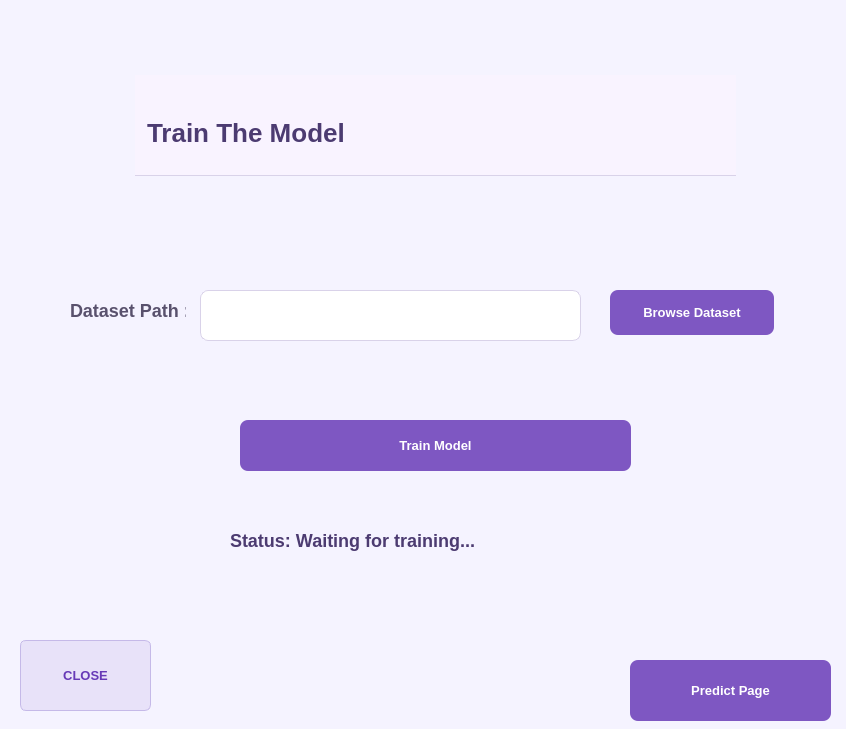
<?xml version="1.0" encoding="UTF-8"?>
<ui version="4.0">
 <class>TrainPage</class>
 <widget class="QWidget" name="TrainPage">
  <property name="geometry">
   <rect>
    <x>0</x>
    <y>0</y>
    <width>846</width>
    <height>729</height>
   </rect>
  </property>
  <property name="windowTitle">
   <string>Form</string>
  </property>
  <property name="styleSheet">
   <string notr="true">/* ===================================================================
    Ultimate Purple Theme for PyQt5 by Gemini
    -------------------------------------------------------------------
    - This is a comprehensive stylesheet with explicit parameters.
    - Properties like font, color, background, border, padding,
      size, and alignment are detailed for each widget.
   =================================================================== */

/* === [1] Main Window &amp; Global Defaults === */
QWidget {
    /* Background and Font */
    background-color: #F5F3FF; /* Sets the background for the entire window */
    font-family: 'Segoe UI', 'Helvetica Neue', 'Arial', sans-serif; /* Primary font for the application */
    color: #3D315B; /* Default text color */
}

/* === [2] Title Labels (Specific Styling by objectName) === */
QLabel#label_title_train,
QLabel#label_title_predict {
    /* Font Styling */
    font-family: 'Segoe UI Semibold', 'Arial';
    font-size: 26px;
    font-weight: 600; /* Boldness: 400=normal, 600=semibold, 700=bold */
    font-style: normal;

    /* Color */
    color: #4C3B71; /* Dark, rich purple for high emphasis */
    background-color: transparent; /* Ensure it has no background color */

    /* Box Model */
    padding-top: 5px;
    padding-bottom: 5px;
    border: none; /* No border */
    border-bottom: 1px solid #D9D2E9; /* Subtle separator line */
    margin: 5px;

    /* Alignment (controlled via QSS) */
    qproperty-alignment: 'AlignHCenter'; /* Qt-specific property for alignment */
}


/* === [3] General Labels (e.g., 'Dataset Path:', 'Total Rooms:') === */
QLabel {
    /* Font Styling */
    font-size: 14px;
    font-weight: 500; /* Slightly bolder than normal */

    /* Color */
    color: #59516d; /* Softer purple-grey for readability */
    background-color: transparent;

    /* Box Model &amp; Sizing */
    padding-left: 5px;
    padding-right: 5px;
    min-height: 25px; /* Ensure labels don't get squished */
}

/* === [4] Input Fields (QLineEdit) === */
QLineEdit {
    /* Font Styling */
    font-size: 14px;
    font-weight: 400; /* Normal weight for input text */
    color: #333333; /* Dark text for high contrast */

    /* Color and Background */
    background-color: #FFFFFF; /* Bright white background */

    /* Box Model &amp; Border */
    border-style: solid;
    border-width: 1px;
    border-color: #D9D2E9; /* Light purple border */
    border-radius: 8px; /* Defines how rounded the corners are */
    padding: 8px 12px 8px 12px; /* Top, Right, Bottom, Left padding */

    /* Sizing */
    min-height: 25px; /* Minimum height for better clickability */
}

QLineEdit:focus {
    /* Style when the user has clicked into the input box */
    border-width: 2px;
    border-color: #9D81D9; /* A more prominent purple to indicate focus */
}


/* === [5] Primary Buttons ('Train Model', 'Browse', 'Predict') === */
QPushButton {
    /* Font Styling */
    font-size: 10pt;
    font-weight: 700; /* Bold text */
    color: #FFFFFF; /* High-contrast white text */

    /* Color and Background */
    background-color: #7E57C2; /* Main interactive purple */

    /* Box Model &amp; Border */
    border-style: none; /* No border for a modern, flat look */
    border-radius: 8px;
    padding: 10px 16px;

    /* Sizing */
    min-width: 80px;
    min-height: 25px;
}

QPushButton:hover {
    /* Style when the mouse cursor is over the button */
    background-color: #673AB7; /* Darker shade of purple */
}

QPushButton:pressed {
    /* Style when the button is being clicked */
    background-color: #512DA8; /* Even darker shade for click feedback */
}


/* === [6] Secondary Button ('OK') === */
QPushButton#btn_ok {
    /* Font Styling */
    font-size: 13px;
    font-weight: 600; /* Semibold, less prominent than primary buttons */
    color: #673AB7; /* Purple text to match the theme */

    /* Color and Background */
    background-color: #E8E2F9; /* Light lavender, less emphasis */

    /* Box Model &amp; Border */
    border: 1px solid #C5B9E8; /* Subtle border */
    border-radius: 6px; /* Slightly less rounded corners */
    padding: 5px 15px; /* Less vertical padding */

    /* Sizing */
    min-width: 70px;
    min-height: 20px;
}

QPushButton#btn_ok:hover {
    background-color: #D9D2E9;
    border-color: #B4A5DD;
}

QPushButton#btn_ok:pressed {
    background-color: #C5B9E8;
}

/* === [7] Status &amp; Result Labels (Specific Styling) === */
QLabel#label_status_train,
QLabel#label_price {
    font-size: 18px;
    font-weight: 600;
    color: #4C3B71;
    qproperty-alignment: 'AlignHCenter';
    padding: 5px;
}

</string>
  </property>
  <widget class="QLabel" name="label_title_train">
   <property name="geometry">
    <rect>
     <x>130</x>
     <y>70</y>
     <width>611</width>
     <height>111</height>
    </rect>
   </property>
   <property name="styleSheet">
    <string notr="true">/* ===================================================================
    Ultimate Purple Theme for PyQt5 by Gemini
    -------------------------------------------------------------------
    - This is a comprehensive stylesheet with explicit parameters.
    - Properties like font, color, background, border, padding,
      size, and alignment are detailed for each widget.
   =================================================================== */

/* === [1] Main Window &amp; Global Defaults === */
QWidget {
    /* Background and Font */
    background-color: #F5F3FF; /* Sets the background for the entire window */
    font-family: 'Segoe UI', 'Helvetica Neue', 'Arial', sans-serif; /* Primary font for the application */
    color: #3D315B; /* Default text color */
}

/* === [2] Title Labels (Specific Styling by objectName) === */
QLabel#label_title_train,
QLabel#label_title_predict {
    /* Font Styling */
    font-family: 'Segoe UI Semibold', 'Arial';
    font-size: 26px;
    font-weight: 600; /* Boldness: 400=normal, 600=semibold, 700=bold */
    font-style: normal;

    /* Color */
    color: #4C3B71; /* Dark, rich purple for high emphasis */
    background-color: transparent; /* Ensure it has no background color */
	background-color: rgba(249, 243, 255, 225);

    /* Box Model */
    padding-top: 20px;
    padding-bottom: 5px;
    border: none; /* No border */
    border-bottom: 1px solid #D9D2E9; /* Subtle separator line */
    margin: 5px;

    /* Alignment (controlled via QSS) */
    qproperty-alignment: 'AlignHCenter'; /* Qt-specific property for alignment */
}


/* === [3] General Labels (e.g., 'Dataset Path:', 'Total Rooms:') === */
QLabel {
    /* Font Styling */
    font-size: 14px;
    font-weight: 500; /* Slightly bolder than normal */

    /* Color */
    color: #59516d; /* Softer purple-grey for readability */
    background-color: transparent;

    /* Box Model &amp; Sizing */
    padding-left: 5px;
    padding-right: 5px;
    min-height: 25px; /* Ensure labels don't get squished */
}

/* === [4] Input Fields (QLineEdit) === */
QLineEdit {
    /* Font Styling */
    font-size: 14px;
    font-weight: 400; /* Normal weight for input text */
    color: #333333; /* Dark text for high contrast */

    /* Color and Background */
    background-color: #FFFFFF; /* Bright white background */

    /* Box Model &amp; Border */
    border-style: solid;
    border-width: 1px;
    border-color: #D9D2E9; /* Light purple border */
    border-radius: 8px; /* Defines how rounded the corners are */
    padding: 8px 12px 8px 12px; /* Top, Right, Bottom, Left padding */

    /* Sizing */
    min-height: 25px; /* Minimum height for better clickability */
}

QLineEdit:focus {
    /* Style when the user has clicked into the input box */
    border-width: 2px;
    border-color: #9D81D9; /* A more prominent purple to indicate focus */
}


/* === [5] Primary Buttons ('Train Model', 'Browse', 'Predict') === */
QPushButton {
    /* Font Styling */
    font-size: 10pt;
    font-weight: 700; /* Bold text */
    color: #FFFFFF; /* High-contrast white text */

    /* Color and Background */
    background-color: #7E57C2; /* Main interactive purple */

    /* Box Model &amp; Border */
    border-style: none; /* No border for a modern, flat look */
    border-radius: 8px;
    padding: 10px 16px;

    /* Sizing */
    min-width: 80px;
    min-height: 25px;
}

QPushButton:hover {
    /* Style when the mouse cursor is over the button */
    background-color: #673AB7; /* Darker shade of purple */
}

QPushButton:pressed {
    /* Style when the button is being clicked */
    background-color: #512DA8; /* Even darker shade for click feedback */
}


/* === [6] Secondary Button ('OK') === */
QPushButton#btn_ok {
    /* Font Styling */
    font-size: 13px;
    font-weight: 600; /* Semibold, less prominent than primary buttons */
    color: #673AB7; /* Purple text to match the theme */

    /* Color and Background */
    background-color: #E8E2F9; /* Light lavender, less emphasis */

    /* Box Model &amp; Border */
    border: 1px solid #C5B9E8; /* Subtle border */
    border-radius: 6px; /* Slightly less rounded corners */
    padding: 5px 15px; /* Less vertical padding */

    /* Sizing */
    min-width: 70px;
    min-height: 20px;
}

QPushButton#btn_ok:hover {
    background-color: #D9D2E9;
    border-color: #B4A5DD;
}

QPushButton#btn_ok:pressed {
    background-color: #C5B9E8;
}

/* === [7] Status &amp; Result Labels (Specific Styling) === */
QLabel#label_status_train,
QLabel#label_price {
    font-size: 15px;
    font-weight: 600;
    color: #4C3B71;
    qproperty-alignment: 'AlignHCenter';
    padding: 5px;
}

</string>
   </property>
   <property name="text">
    <string>Train The Model</string>
   </property>
  </widget>
  <widget class="QLabel" name="label_dataset_path_text">
   <property name="geometry">
    <rect>
     <x>60</x>
     <y>290</y>
     <width>131</width>
     <height>41</height>
    </rect>
   </property>
   <property name="styleSheet">
    <string notr="true">/* ===================================================================
    Ultimate Purple Theme for PyQt5 by Gemini
    -------------------------------------------------------------------
    - This is a comprehensive stylesheet with explicit parameters.
    - Properties like font, color, background, border, padding,
      size, and alignment are detailed for each widget.
   =================================================================== */

/* === [1] Main Window &amp; Global Defaults === */
QWidget {
    /* Background and Font */
    background-color: #F5F3FF; /* Sets the background for the entire window */
    font-family: 'Segoe UI', 'Helvetica Neue', 'Arial', sans-serif; /* Primary font for the application */
    color: #3D315B; /* Default text color */
}

/* === [2] Title Labels (Specific Styling by objectName) === */
QLabel#label_title_train,
QLabel#label_title_predict {
    /* Font Styling */
    font-family: 'Segoe UI Semibold', 'Arial';
    font-size: 26px;
    font-weight: 600; /* Boldness: 400=normal, 600=semibold, 700=bold */
    font-style: normal;

    /* Color */
    color: #4C3B71; /* Dark, rich purple for high emphasis */
    background-color: transparent; /* Ensure it has no background color */

    /* Box Model */
    padding-top: 5px;
    padding-bottom: 5px;
    border: none; /* No border */
    border-bottom: 1px solid #D9D2E9; /* Subtle separator line */
    margin: 5px;

    /* Alignment (controlled via QSS) */
    qproperty-alignment: 'AlignHCenter'; /* Qt-specific property for alignment */
}


/* === [3] General Labels (e.g., 'Dataset Path:', 'Total Rooms:') === */
QLabel {
    /* Font Styling */
    font-size: 18px;
    font-weight: 500; /* Slightly bolder than normal */

    /* Color */
    color: #59516d; /* Softer purple-grey for readability */
    background-color: transparent;

    /* Box Model &amp; Sizing */
    padding-left: 5px;
    padding-right: 5px;
    min-height: 25px; /* Ensure labels don't get squished */
}

/* === [4] Input Fields (QLineEdit) === */
QLineEdit {
    /* Font Styling */
    font-size: 14px;
    font-weight: 400; /* Normal weight for input text */
    color: #333333; /* Dark text for high contrast */

    /* Color and Background */
    background-color: #FFFFFF; /* Bright white background */

    /* Box Model &amp; Border */
    border-style: solid;
    border-width: 1px;
    border-color: #D9D2E9; /* Light purple border */
    border-radius: 8px; /* Defines how rounded the corners are */
    padding: 8px 12px 8px 12px; /* Top, Right, Bottom, Left padding */

    /* Sizing */
    min-height: 25px; /* Minimum height for better clickability */
}

QLineEdit:focus {
    /* Style when the user has clicked into the input box */
    border-width: 2px;
    border-color: #9D81D9; /* A more prominent purple to indicate focus */
}


/* === [5] Primary Buttons ('Train Model', 'Browse', 'Predict') === */
QPushButton {
    /* Font Styling */
    font-size: 16px;
    font-weight: 700; /* Bold text */
    color: #FFFFFF; /* High-contrast white text */

    /* Color and Background */
    background-color: #7E57C2; /* Main interactive purple */

    /* Box Model &amp; Border */
    border-style: none; /* No border for a modern, flat look */
    border-radius: 8px;
    padding: 8px 12px;

    /* Sizing */
    min-width: 80px;
    min-height: 25px;
}

QPushButton:hover {
    /* Style when the mouse cursor is over the button */
    background-color: #673AB7; /* Darker shade of purple */
}

QPushButton:pressed {
    /* Style when the button is being clicked */
    background-color: #512DA8; /* Even darker shade for click feedback */
}


/* === [6] Secondary Button ('OK') === */
QPushButton#btn_ok {
    /* Font Styling */
    font-size: 13px;
    font-weight: 600; /* Semibold, less prominent than primary buttons */
    color: #673AB7; /* Purple text to match the theme */

    /* Color and Background */
    background-color: #E8E2F9; /* Light lavender, less emphasis */

    /* Box Model &amp; Border */
    border: 1px solid #C5B9E8; /* Subtle border */
    border-radius: 6px; /* Slightly less rounded corners */
    padding: 5px 15px; /* Less vertical padding */

    /* Sizing */
    min-width: 70px;
    min-height: 20px;
}

QPushButton#btn_ok:hover {
    background-color: #D9D2E9;
    border-color: #B4A5DD;
}

QPushButton#btn_ok:pressed {
    background-color: #C5B9E8;
}

/* === [7] Status &amp; Result Labels (Specific Styling) === */
QLabel#label_status_train,
QLabel#label_price {
    font-size: 15px;
    font-weight: 600;
    color: #4C3B71;
    qproperty-alignment: 'AlignHCenter';
    padding: 5px;
}

</string>
   </property>
   <property name="text">
    <string>Dataset Path : </string>
   </property>
  </widget>
  <widget class="QLabel" name="label_status_train">
   <property name="geometry">
    <rect>
     <x>220</x>
     <y>520</y>
     <width>431</width>
     <height>41</height>
    </rect>
   </property>
   <property name="styleSheet">
    <string notr="true"/>
   </property>
   <property name="text">
    <string>Status: Waiting for training...</string>
   </property>
  </widget>
  <widget class="QLineEdit" name="line_dataset_path">
   <property name="geometry">
    <rect>
     <x>200</x>
     <y>290</y>
     <width>381</width>
     <height>51</height>
    </rect>
   </property>
  </widget>
  <widget class="QPushButton" name="btn_browse">
   <property name="geometry">
    <rect>
     <x>610</x>
     <y>290</y>
     <width>164</width>
     <height>45</height>
    </rect>
   </property>
   <property name="styleSheet">
    <string notr="true">/* ===================================================================
    Ultimate Purple Theme for PyQt5 by Gemini
    -------------------------------------------------------------------
    - This is a comprehensive stylesheet with explicit parameters.
    - Properties like font, color, background, border, padding,
      size, and alignment are detailed for each widget.
   =================================================================== */

/* === [1] Main Window &amp; Global Defaults === */
QWidget {
    /* Background and Font */
    background-color: #F5F3FF; /* Sets the background for the entire window */
    font-family: 'Segoe UI', 'Helvetica Neue', 'Arial', sans-serif; /* Primary font for the application */
    color: #3D315B; /* Default text color */
}

/* === [2] Title Labels (Specific Styling by objectName) === */
QLabel#label_title_train,
QLabel#label_title_predict {
    /* Font Styling */
    font-family: 'Segoe UI Semibold', 'Arial';
    font-size: 26px;
    font-weight: 600; /* Boldness: 400=normal, 600=semibold, 700=bold */
    font-style: normal;

    /* Color */
    color: #4C3B71; /* Dark, rich purple for high emphasis */
    background-color: transparent; /* Ensure it has no background color */

    /* Box Model */
    padding-top: 5px;
    padding-bottom: 5px;
    border: none; /* No border */
    border-bottom: 1px solid #D9D2E9; /* Subtle separator line */
    margin: 5px;

    /* Alignment (controlled via QSS) */
    qproperty-alignment: 'AlignHCenter'; /* Qt-specific property for alignment */
}


/* === [3] General Labels (e.g., 'Dataset Path:', 'Total Rooms:') === */
QLabel {
    /* Font Styling */
    font-size: 14px;
    font-weight: 500; /* Slightly bolder than normal */

    /* Color */
    color: #59516d; /* Softer purple-grey for readability */
    background-color: transparent;

    /* Box Model &amp; Sizing */
    padding-left: 5px;
    padding-right: 5px;
    min-height: 25px; /* Ensure labels don't get squished */
}

/* === [4] Input Fields (QLineEdit) === */
QLineEdit {
    /* Font Styling */
    font-size: 14px;
    font-weight: 400; /* Normal weight for input text */
    color: #333333; /* Dark text for high contrast */

    /* Color and Background */
    background-color: #FFFFFF; /* Bright white background */

    /* Box Model &amp; Border */
    border-style: solid;
    border-width: 1px;
    border-color: #D9D2E9; /* Light purple border */
    border-radius: 8px; /* Defines how rounded the corners are */
    padding: 8px 12px 8px 12px; /* Top, Right, Bottom, Left padding */

    /* Sizing */
    min-height: 25px; /* Minimum height for better clickability */
}

QLineEdit:focus {
    /* Style when the user has clicked into the input box */
    border-width: 2px;
    border-color: #9D81D9; /* A more prominent purple to indicate focus */
}


/* === [5] Primary Buttons ('Train Model', 'Browse', 'Predict') === */
QPushButton {
    /* Font Styling */
    font-size: 10pt;
    font-weight: 700; /* Bold text */
    color: #FFFFFF; /* High-contrast white text */

    /* Color and Background */
    background-color: #7E57C2; /* Main interactive purple */

    /* Box Model &amp; Border */
    border-style: none; /* No border for a modern, flat look */
    border-radius: 8px;
    padding: 10px 16px;

    /* Sizing */
    min-width: 80px;
    min-height: 25px;
}

QPushButton:hover {
    /* Style when the mouse cursor is over the button */
    background-color: #673AB7; /* Darker shade of purple */
}

QPushButton:pressed {
    /* Style when the button is being clicked */
    background-color: #512DA8; /* Even darker shade for click feedback */
}


/* === [6] Secondary Button ('OK') === */
QPushButton#btn_ok {
    /* Font Styling */
    font-size: 13px;
    font-weight: 600; /* Semibold, less prominent than primary buttons */
    color: #673AB7; /* Purple text to match the theme */

    /* Color and Background */
    background-color: #E8E2F9; /* Light lavender, less emphasis */

    /* Box Model &amp; Border */
    border: 1px solid #C5B9E8; /* Subtle border */
    border-radius: 6px; /* Slightly less rounded corners */
    padding: 5px 15px; /* Less vertical padding */

    /* Sizing */
    min-width: 70px;
    min-height: 20px;
}

QPushButton#btn_ok:hover {
    background-color: #D9D2E9;
    border-color: #B4A5DD;
}

QPushButton#btn_ok:pressed {
    background-color: #C5B9E8;
}

/* === [7] Status &amp; Result Labels (Specific Styling) === */
QLabel#label_status_train,
QLabel#label_price {
    font-size: 15px;
    font-weight: 600;
    color: #4C3B71;
    qproperty-alignment: 'AlignHCenter';
    padding: 5px;
}

</string>
   </property>
   <property name="text">
    <string>Browse Dataset</string>
   </property>
  </widget>
  <widget class="QPushButton" name="btn_train">
   <property name="geometry">
    <rect>
     <x>240</x>
     <y>420</y>
     <width>391</width>
     <height>51</height>
    </rect>
   </property>
   <property name="text">
    <string>Train Model</string>
   </property>
  </widget>
  <widget class="QPushButton" name="btn_ok">
   <property name="geometry">
    <rect>
     <x>20</x>
     <y>640</y>
     <width>131</width>
     <height>71</height>
    </rect>
   </property>
   <property name="styleSheet">
    <string notr="true">/* ===================================================================
    Ultimate Purple Theme for PyQt5 by Gemini
    -------------------------------------------------------------------
    - This is a comprehensive stylesheet with explicit parameters.
    - Properties like font, color, background, border, padding,
      size, and alignment are detailed for each widget.
   =================================================================== */

/* === [1] Main Window &amp; Global Defaults === */
QWidget {
    /* Background and Font */
    background-color: #F5F3FF; /* Sets the background for the entire window */
    font-family: 'Segoe UI', 'Helvetica Neue', 'Arial', sans-serif; /* Primary font for the application */
    color: #3D315B; /* Default text color */
}

/* === [2] Title Labels (Specific Styling by objectName) === */
QLabel#label_title_train,
QLabel#label_title_predict {
    /* Font Styling */
    font-family: 'Segoe UI Semibold', 'Arial';
    font-size: 26px;
    font-weight: 600; /* Boldness: 400=normal, 600=semibold, 700=bold */
    font-style: normal;

    /* Color */
    color: #4C3B71; /* Dark, rich purple for high emphasis */
    background-color: transparent; /* Ensure it has no background color */

    /* Box Model */
    padding-top: 5px;
    padding-bottom: 5px;
    border: none; /* No border */
    border-bottom: 1px solid #D9D2E9; /* Subtle separator line */
    margin: 5px;

    /* Alignment (controlled via QSS) */
    qproperty-alignment: 'AlignHCenter'; /* Qt-specific property for alignment */
}


/* === [3] General Labels (e.g., 'Dataset Path:', 'Total Rooms:') === */
QLabel {
    /* Font Styling */
    font-size: 14px;
    font-weight: 500; /* Slightly bolder than normal */

    /* Color */
    color: #59516d; /* Softer purple-grey for readability */
    background-color: transparent;

    /* Box Model &amp; Sizing */
    padding-left: 5px;
    padding-right: 5px;
    min-height: 25px; /* Ensure labels don't get squished */
}

/* === [4] Input Fields (QLineEdit) === */
QLineEdit {
    /* Font Styling */
    font-size: 14px;
    font-weight: 400; /* Normal weight for input text */
    color: #333333; /* Dark text for high contrast */

    /* Color and Background */
    background-color: #FFFFFF; /* Bright white background */

    /* Box Model &amp; Border */
    border-style: solid;
    border-width: 1px;
    border-color: #D9D2E9; /* Light purple border */
    border-radius: 8px; /* Defines how rounded the corners are */
    padding: 8px 12px 8px 12px; /* Top, Right, Bottom, Left padding */

    /* Sizing */
    min-height: 25px; /* Minimum height for better clickability */
}

QLineEdit:focus {
    /* Style when the user has clicked into the input box */
    border-width: 2px;
    border-color: #9D81D9; /* A more prominent purple to indicate focus */
}


/* === [5] Primary Buttons ('Train Model', 'Browse', 'Predict') === */
QPushButton {
    /* Font Styling */
    font-size: 10pt;
    font-weight: 700; /* Bold text */
    color: #FFFFFF; /* High-contrast white text */

    /* Color and Background */
    background-color: #7E57C2; /* Main interactive purple */

    /* Box Model &amp; Border */
    border-style: none; /* No border for a modern, flat look */
    border-radius: 8px;
    padding: 10px 16px;

    /* Sizing */
    min-width: 80px;
    min-height: 25px;
}

QPushButton:hover {
    /* Style when the mouse cursor is over the button */
    background-color: #673AB7; /* Darker shade of purple */
}

QPushButton:pressed {
    /* Style when the button is being clicked */
    background-color: #512DA8; /* Even darker shade for click feedback */
}


/* === [6] Secondary Button ('OK') === */
QPushButton#btn_ok {
    /* Font Styling */
    font-size: 13px;
    font-weight: 600; /* Semibold, less prominent than primary buttons */
    color: #673AB7; /* Purple text to match the theme */

    /* Color and Background */
    background-color: #E8E2F9; /* Light lavender, less emphasis */

    /* Box Model &amp; Border */
    border: 1px solid #C5B9E8; /* Subtle border */
    border-radius: 6px; /* Slightly less rounded corners */
    padding: 5px 15px; /* Less vertical padding */

    /* Sizing */
    min-width: 70px;
    min-height: 20px;
}

QPushButton#btn_ok:hover {
    background-color: #D9D2E9;
    border-color: #B4A5DD;
}

QPushButton#btn_ok:pressed {
    background-color: #C5B9E8;
}

/* === [7] Status &amp; Result Labels (Specific Styling) === */
QLabel#label_status_train,
QLabel#label_price {
    font-size: 15px;
    font-weight: 600;
    color: #4C3B71;
    qproperty-alignment: 'AlignHCenter';
    padding: 5px;
}

</string>
   </property>
   <property name="text">
    <string>CLOSE</string>
   </property>
  </widget>
  <widget class="QPushButton" name="bttn_predict_page">
   <property name="geometry">
    <rect>
     <x>630</x>
     <y>660</y>
     <width>201</width>
     <height>61</height>
    </rect>
   </property>
   <property name="text">
    <string>Predict Page</string>
   </property>
  </widget>
 </widget>
 <resources/>
 <connections/>
</ui>
